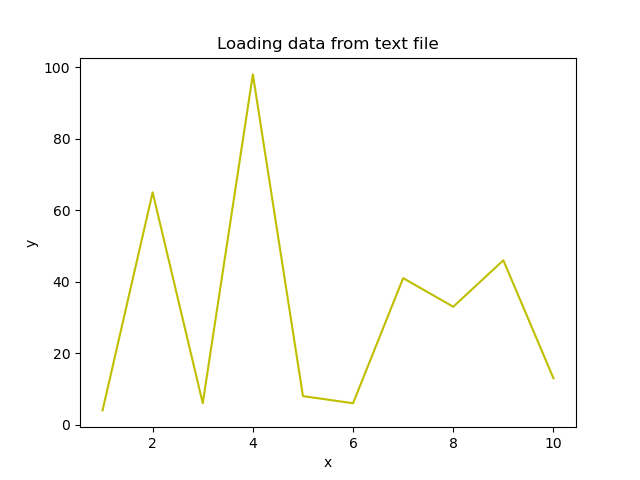

Python code for this plot:
import matplotlib.pyplot as plt
import numpy as np

'''
loadtxr -> loads the text file
delimiter -> the values which have been used to separate the values
unpack -> unpacking the entire values as list
'''

x,y = np.loadtxt('example.txt', delimiter = ',' ,unpack = True)

plt.plot(x,y,'y',label = 'Loading the file using numpy')

plt.xlabel('x')
plt.ylabel('y')
plt.title('Loading data from text file')

plt.show()
